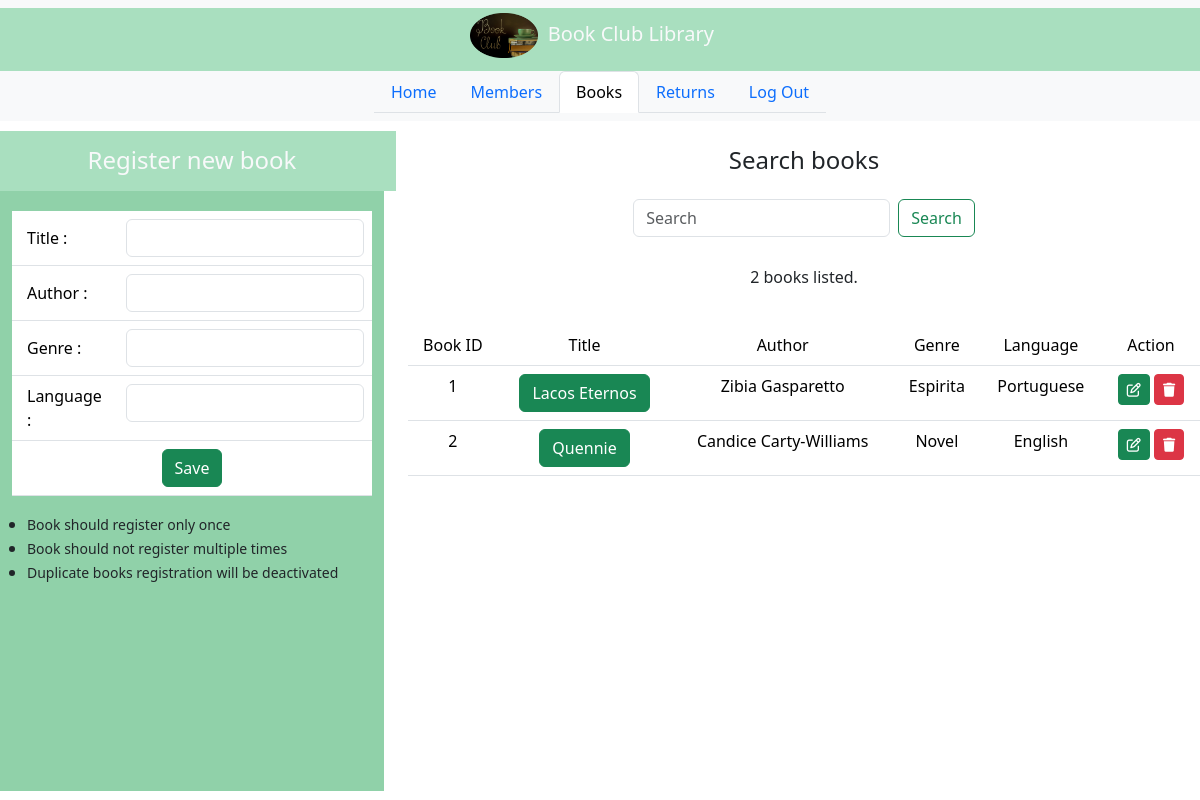
Before: /books with the older database file.
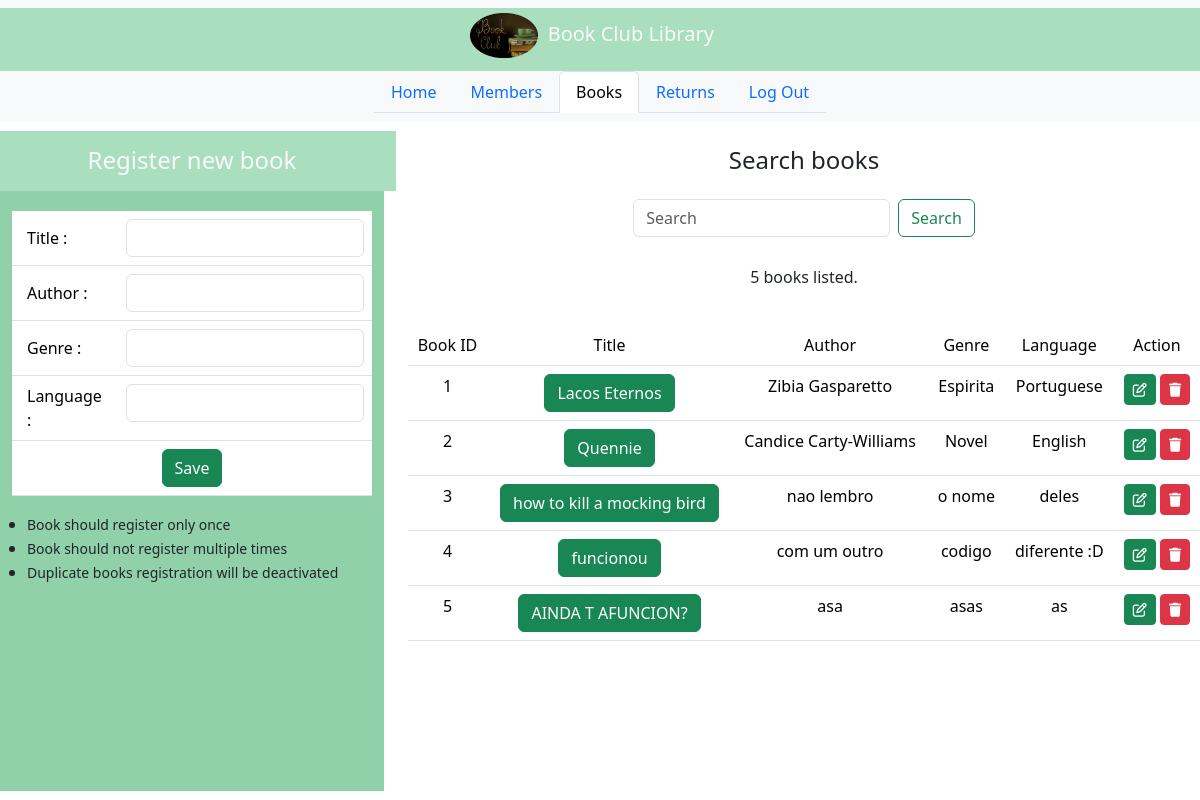
After: the same page with the newer database file.
### bis_app/models.py (models this page shows, shortened)
class book(models.Model):
    book_title=models.CharField(max_length=200)
    book_author=models.CharField(max_length=200)
    book_genre=models.CharField(max_length=200)
    book_language=models.CharField(max_length=200)
    active=models.BooleanField(default=True)

### bis_app/views.py (the view, shortened to what this page needs)
# urls.py: path('books', books_tab),
def books_tab(request):
    if request.method=="GET":
        books = book.objects.all()
        return render(request,"books.html",
                  context={"current_tab": "books",
                           "books":books}
                ) #observe that I am calling the members.html page

### bis_app/templates/books.html (shortened to what this page needs)
<!DOCTYPE html>
{% extends "index.html"%}
{% load static %}
{% block main_content %}
<div class="container-flex text-center justify-content-center align-items-center" style="">
<div class="row justify-content-center align-middle" style="margin-top: 10px;height:60px;">
    <div class="col-md-4 text-light" style="background-color:#a9dfbf;">
        <h4 style="margin-top:15px">Register new book</h4>
    </div>
    <div class="col-md-8">
        <h4 style="margin-top:15px">Search books</h4>
    </div>
</div>
<div class="row">
    <div class="col-md-4">
        <div class="container" style="overflow-y:auto;height:600px;background:#90d1a9">
            <form class="d-flex" action="books/add" method="POST">
                <table class="table" style="margin-top: 20px;">
                    <tr>
                        <td style="text-align: left;vertical-align:middle; padding-left: 15px;">Title : </td>
                        <td><input type="text" class="form-control" name="book_title"></td>
                    </tr>
                    <tr>
                        <td style="text-align: left;vertical-align:middle; padding-left: 15px;">Author : </td>
                        <td><input type="text" class="form-control" name="book_author"></td>
                    </tr>
                    <tr>
                        <td style="text-align: left;vertical-align:middle; padding-left: 15px;">Genre : </td>
                        <td><input type="text" class="form-control" name="book_genre"></td>
                    </tr>
                    <tr>
                        <td style="text-align: left;vertical-align:middle; padding-left: 15px;">Language : </td>
                        <td><input type="text" class="form-control" name="book_language"></td>
                    </tr>
                    <tr>
                        <td colspan="2">
                            <button class="btn btn-success" type="submit" name="books/add">Save</button></td>
                    </tr>
                </table>
            </form>
            <ul style="text-align: left;vertical-align: middle;padding-left: 15px;">
                <li><small>Book should register only once</small></li>
                <li><small>Book should not register multiple times</small></li>
                <li><small>Duplicate books registration will be deactivated</small></li>
            </ul>
        </div>
    </div>
    <div class="col-md-8">
        <div class="row">
            <nav class="navbar bg-body-light">
                <div class="container-fluid justify-content-center align-items-center">
                    <form class="d-flex" role="search" action="/books" method="POST">
                        <input class="form-control me-2" type="search" placeholder="Search" aria-label="Search" name="query" value="{{query}}">
                        <button class="btn btn-outline-success" type="submit">Search</button>
                    </form>
                </div>
            </nav>
        </div>
        <div class="row" style="margin-top: 20px;">
            <p>{{books | length}} books listed.</p>
        </div>
        <div class="row" style="margin-top: 20px;">
            <div class="container" style="overflow-y:auto;height:400px">
                <table class="table table-hover">
                    <thead>
                        <tr>
                            <td>Book ID</td>
                            <td>Title</td>
                            <td>Author</td>
                            <td>Genre</td>
                            <td>Language</td>
                            <td>Action</td>
                        </tr>
                    </thead>
                    <tbody>
                        {% for book in books %}
                            <tr>
                                <td>{{book.id}}</td>
                                <td>{% if book.active %}
                                        <span class="btn btn-success">{{book.book_title}}</span>
                                    {% else %}
                                        <span class="btn btn-secondary">{{book.book_title}}</span>
                                    {% endif %}
                                </td>
                                <td>{{book.book_author}}</td>
                                <td>{{book.book_genre}}</td>
                                <td>{{book.book_language}}</td>
                                <td><a href="" data-bs-toggle="modal" data-bs-target="#updatebookModal_{{book.id}}" class="btn btn-sm btn-success"><i class="fa-regular fa-pen-to-square"></i></a>
                                    <a href="" data-bs-toggle="modal" data-bs-target="#deletebookModal_{{book.id}}" class="btn btn-sm btn-danger"><i class="fa-solid fa-trash"></i></a></td>
                            </tr>
                        {% endfor %}
                    </tbody>
                </table>
            </div>
        </div>
    </div>
</div>
</div>
{% endblock %}

### bis_app/templates/index.html (shortened to what this page needs)
<!doctype html>
{%load static%}
<html lang="en">
  <head>
    <link href="https://cdn.jsdelivr.net/npm/bootstrap@5.3.3/dist/css/bootstrap.min.css" rel="stylesheet">
    <link rel="stylesheet" href="https://cdnjs.cloudflare.com/ajax/libs/font-awesome/6.4.0/css/all.min.css" />
  </head>
<body>
    <nav class="navbar bg-body-tertiary">
        <div class="container-fluid justify-content-center align-items-center" style="background-color: #a9dfbf">
            <span class="navbar-brand lb-1 h3 text-light">
                <img src="{% static '/circular_image.png' %}" alt="bis" height="45" style="margin-right: 10px">Book Club Library</span>
        </div>
    <div class="container-fluid justify-content-center align-items-center">
        <ul class="nav nav-tabs">
            <li class="nav-item">
                {% if current_tab == 'home'%}
                    <a class="nav-link active" aria-current="page" href="/home">Home</a>
                {% else %}
                    <a class="nav-link" aria-current="page" href="/home">Home</a>
                {% endif %}
            </li>
            <li class="nav-item">
                {% if current_tab == 'members'%}
                    <a class="nav-link active" aria-current="page" href="/members">Members</a>
                {% else %}
                    <a class="nav-link" aria-current="page" href="/members">Members</a>
                {% endif %}
            </li>
            <li class="nav-item">
                {% if current_tab == 'books'%}
                    <a class="nav-link active" aria-current="page" href="/books">Books</a>
                {% else %}
                    <a class="nav-link" aria-current="page" href="/books">Books</a>
                {% endif %}
            </li>
            <li class="nav-item">
                {% if current_tab == 'returns'%}
                    <a class="nav-link active" aria-current="page" href="/returns">Returns</a>
                {% else %}
                    <a class="nav-link" aria-current="page" href="/returns">Returns</a>
                {% endif %}
            </li>
            <li class="nav-item">
                {% if current_tab == 'logout'%}
                    <a class="nav-link active" aria-current="page" href="/logout">Log Out</a>
                {% else %}
                    <a class="nav-link" aria-current="page" href="/logout">Log Out</a>
                {% endif %}
            </li>
        </ul>
    </div>
    </nav>
        {% block main_content %}
        {% endblock %}
</body>
</html>

Changed rows visible on the page:
added book: id "3", book_title "how to kill a mocking bird", book_author "nao lembro", book_genre "o nome", book_language "deles"
added book: id "4", book_title "funcionou", book_author "com um outro", book_genre "codigo", book_language "diferente :D"
added book: id "5", book_title "AINDA T AFUNCION?", book_author "asa", book_genre "asas", book_language "as"
Other visible differences:
{{ books | length }}: "2" → "5"
